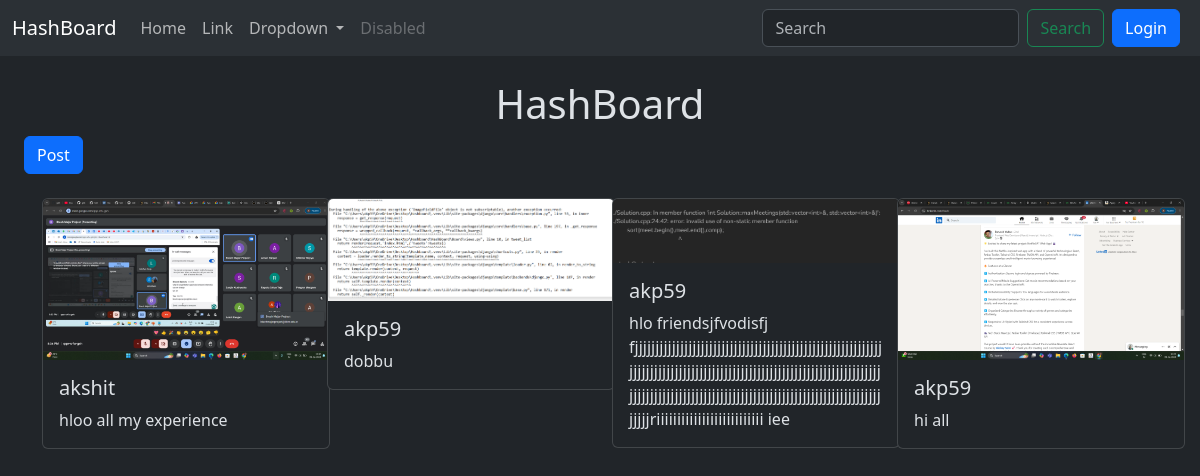
The page / on the database its author committed.
### Board/models.py (models this page shows, shortened)
class Tweet(models.Model):
    user=models.ForeignKey(User,on_delete=models.CASCADE)
    text=models.TextField(max_length=240)
    photo=models.ImageField(upload_to='images/',blank=True,null=True)
    created_at=models.DateTimeField(auto_now_add=True)
    updated_at=models.DateTimeField(auto_now=True)

### Board/views.py (the view)
# urls.py: path('',views.tweet_list,name="tweet_list"),
def tweet_list(request):
    tweets=Tweet.objects.all().order_by('-created_at')
    return render(request,'index.html',{'tweets':tweets})

### Board/templates/index.html (shortened to what this page needs)
{% extends "layout.html" %}
{% block content %}
  <div class="mx-4 ">
    <a href="{%url 'tweet_create'%}" class="btn btn-primary ">Post</a>
    <div class="container  gap-3 mt-4 ">
      <div class="row row-cols-4">
        {% for tweet in tweets %}
        <div class="col">
          <div class="card " style="width: 18rem;">
              {%if tweet.photo %}
              <img src="{{tweet.photo.url}}" class="card-img-top" alt="...">
              {% endif %}
              <div class="card-body">
                <h5 class="card-title">{{tweet.user}}</h5>
                <p class="card-text">{{tweet.text}}</p>
              </div>
          </div>
        </div>
        {% endfor %}
      </div>
    </div>
  </div>
{% endblock %}

### templates/layout.html (shortened to what this page needs)
{%load static%}
<!DOCTYPE html>
<html lang="en" data-bs-theme="dark">
<head>
    <link href="https://cdn.jsdelivr.net/npm/bootstrap@5.3.3/dist/css/bootstrap.min.css" rel="stylesheet">
  </head>
</head>
<body>
    <nav class="navbar navbar-expand-lg bg-body-tertiary">
        <div class="container-fluid">
          <a class="navbar-brand" href="#">HashBoard</a>
          <div class="collapse navbar-collapse" id="navbarSupportedContent">
            <ul class="navbar-nav me-auto mb-2 mb-lg-0">
              <li class="nav-item">
                <a class="nav-link" aria-current="page" href="{% url 'tweet_list'%}">Home</a>
              </li>
              <li class="nav-item">
                <a class="nav-link" href="#">Link</a>
              </li>
              <li class="nav-item dropdown">
                <a class="nav-link dropdown-toggle" href="#" role="button" data-bs-toggle="dropdown" aria-expanded="false">
                  Dropdown
                </a>
              </li>
              <li class="nav-item">
                <a class="nav-link disabled" aria-disabled="true">Disabled</a>
              </li>
            </ul>
            <form class="d-flex" role="search">
              <input class="form-control me-2" type="search" placeholder="Search" aria-label="Search">
              <button class="btn btn-outline-success" type="submit">Search</button>
            </form>
            {%if user.is_authenticated %}
            <form action="{%url 'logout' %}" method="post">
                {% csrf_token %}
                <button class="btn btn-danger mx-2" type="submit">Logout</button>
            </form>
            {% else %}
            <a href="{%url 'login' %}" class="btn btn-primary mx-2">Login</a>
            {% endif %}
          </div>
        </div>
      </nav>
      <h1 class='text-center mt-4'>HashBoard</h1>
    {% block content %}{% endblock %}
</body>
</html>

### rows shown on the page
Tweet: photo (picture), user "akshit", text "hloo all my experience"
Tweet: photo (picture), user "akp59", text "dobbu"
Tweet: photo (picture), user "akp59", text "hlo friendsjfvodisfj fjjjjjjjjjjjjjjjjjjjjjjjjjjjjjjjjjjjjjjjjjjjjjjjjjjjjjjjjjjjjjjjjjjjjjjjjjjjjjjjjjjjjjjjjjjjjjjjjjjjjjjjjjjjjjjjjjjjjjjjjjjjjjjjjjjjjjjjjjjjjjjjjjjjjjjjjjjjjjjjjjjjjjjjjjjjjjjjjjjjjjjjjjjjriiiiiiiiiiiiiiiiiiiiiiiiii iee"
Tweet: photo (picture), user "akp59", text "hi all"
